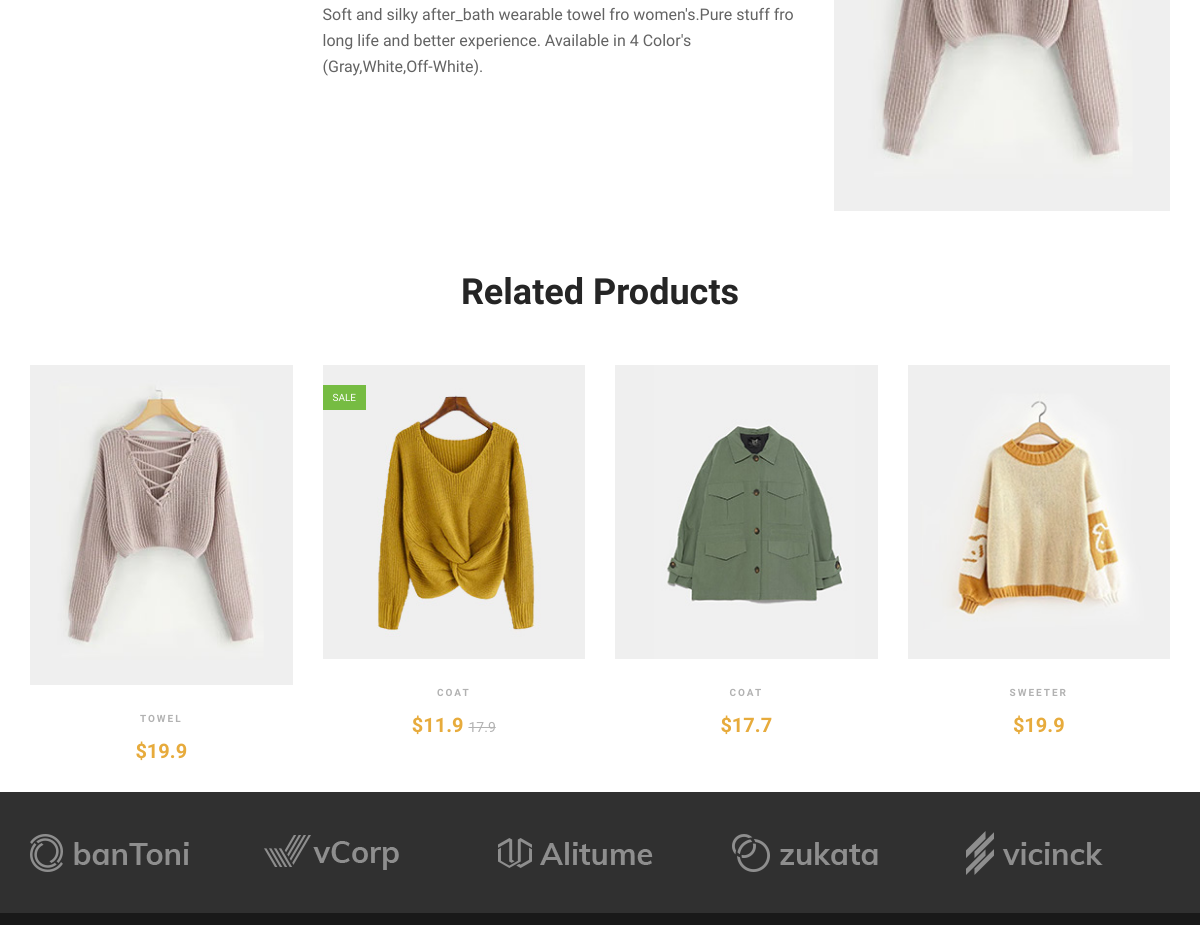
The app's page /product/1 (middle part), older data.
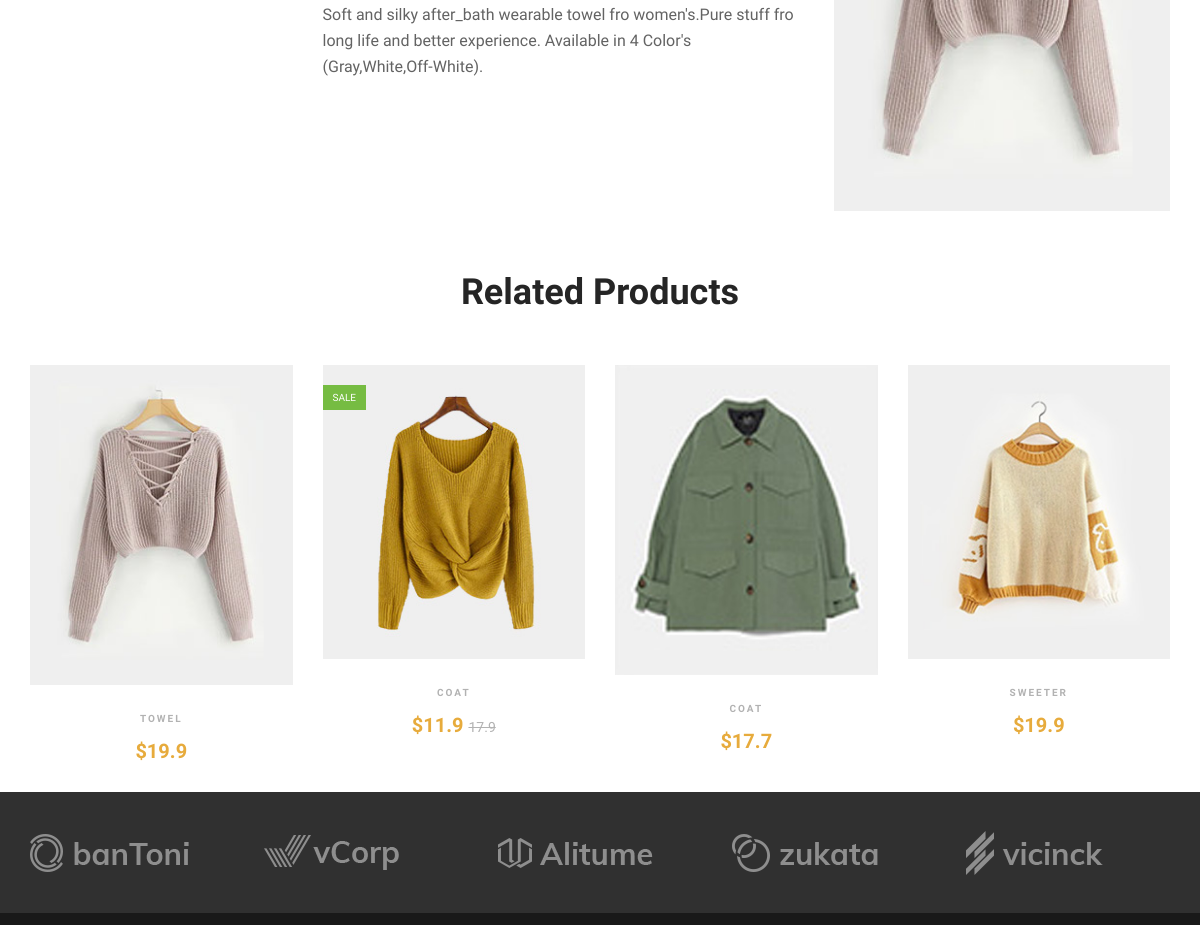
The same page, newer data.
### Home/models.py (models this page shows, shortened)
class Item(models.Model):
    item_id = models.AutoField(primary_key=True)
    item_category = models.ForeignKey(Product,on_delete=models.CASCADE)
    item_subCategory = models.CharField(max_length=30)
    item_name = models.CharField(max_length=30,default='')
    item_titile = models.CharField(max_length=30)
    item_FrashPricse = models.FloatField(max_length=30)
    item_Discount_pricse = models.FloatField(max_length=30,default=0.00)
    item_discription = models.TextField()
    item_image = ResizedImageField(size=[270,330],quality=100)
    item_quantity = models.IntegerField()
    item_weight = models.FloatField(default=1.0,help_text="In KG")
    item_publishDate = models.DateTimeField()
    small = models.BooleanField(default=False)
    extra_samll = models.BooleanField(default=False)
    medium = models.BooleanField(default=True)
    large = models.BooleanField(default=False)
    extra_large = models.BooleanField(default=False)
    item_color1 = ColorField(default='#FF0000')
    item_color2 = ColorField(null=True)
    item_color3 = ColorField(null=True)
    item_zoom_pic1 = ResizedImageField(size=[440,520],keep_meta=True,quality=100,blank=True)
    item_zoom_pic2 = ResizedImageField(size=[440,520],quality=100,blank=True)
    item_zoom_pic3 = ResizedImageField(size=[440,520],quality=100,blank=True)
    item_coupen = models.ManyToManyField(Coupen)
    tags = models.ManyToManyField(Tag)

### Home/views.py (the view)
# urls.py: path('product/<int:pid>',views.Product_view,name='productpage'),
def Product_view(request,pid):
    pdt = Item.objects.filter(item_id=pid)
    ctg = pdt[0].item_subCategory
    relative_pdt = Item.objects.all()
    search_realted = Search_pdt(relative_pdt,ctg)
    tag_id = pdt.values('tags')
    tags = []
    for tag in tag_id:
        tags.append(tag['tags'])
    p_tags = Tag.objects.filter(id = tags[0])
    send_ex = []
    send_ex.append(pdt[0].item_zoom_pic1)
    send_ex.append(pdt[0].item_zoom_pic2)
    send_ex.append(pdt[0].item_zoom_pic3)
    comments = ItemComment.objects.filter(post=pid)
    send_pdt = {"product":pdt[0],'realted_products':search_realted,'Tags':p_tags,'id':pid,'item_zoom_pic':send_ex,'comments':comments}
    return render(request,'home/product.html',send_pdt)

### Home/models.py (called while the page is built)
    def __str__(self):
        return self.tag

    def __str__(self):
        return self.product_category

### Home/views.py (called while the page is built)
def Search_pdt(pdt,ctg):
    related = []
    for pos,p in enumerate(pdt):
        if  ctg == p.item_subCategory:
            related.append(p)
        if pos == 4:
            break
    return related

### templates/home/product.html (shortened to what this page needs)
{% extends 'basic.html' %} {% block body %}
<body>
    <section class="product-shop spad page-details">
        <div class="container">
            <div class="row">
                <div class="col-lg-3">
                </div>
                <div class="col-lg-9">
                    <div class="product-tab">
                        <div class="tab-item-content">
                            <div class="tab-content">
                                <div class="tab-pane fade-in active" id="tab-1" role="tabpanel">
                                    <div class="product-content">
                                        <div class="row">
                                            <div class="col-lg-7">
                                                <p>{{product.item_discription}}</p>
                                            </div>
                                            <div class="col-lg-5">
                                                <img src="/media/{{product.item_image}}" id='productimag' alt="">
                                            </div>
                                        </div>
                                    </div>
                                </div>
                            </div>
                        </div>
                    </div>
                </div>
            </div>
        </div>
    </section>
    {% if realted_products %}
    <div class="related-products spad">
        <div class="container">
            <div class="row">
                <div class="col-lg-12">
                    <div class="section-title">
                        <h2>Related Products</h2>
                    </div>
                </div>
            </div>
            <div class="row">
                {% for item in realted_products %}
                <div class="col-lg-3 col-sm-6">
                    <div class="product-item">
                        <div class="pi-pic">
                            <img src="/media/{{item.item_image}}" alt=""> {% if item.item_Discount_pricse != 0.0 %}
                            <div class="sale">Sale</div>
                            {% endif %}
                        </div>
                        <div class="pi-text">
                            <div class="catagory-name">{{item.item_name}}</div>
                            {% if item.item_Discount_pricse != 0.0 %}
                            <div class="product-price">
                                ${{item.item_Discount_pricse}}
                                <span>{{item.item_FrashPricse}}</span>
                            </div>
                            {% else %}
                            <div class="product-price">
                                ${{item.item_FrashPricse}}
                            </div>
                            {% endif %}
                        </div>
                    </div>
                </div>
                {% endfor %}
            </div>
        </div>
        {% endif %}
</body>
{% endblock %}

Row changes from the older to the newer data that the page shows:
changed Item (number 3 of 4 on the later page): item_image: a different picture
